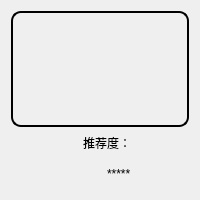
<?xml version="1.0" encoding="UTF-8"?>
<ui version="4.0">
 <class>MenuTable</class>
 <widget class="QWidget" name="MenuTable">
  <property name="geometry">
   <rect>
    <x>0</x>
    <y>0</y>
    <width>200</width>
    <height>200</height>
   </rect>
  </property>
  <property name="windowTitle">
   <string>Form</string>
  </property>
  <property name="styleSheet">
   <string notr="true">QLabel
{
	font: 9pt &quot;华光粗黑_CNKI&quot;;
}
QPushButton#addBt
{
	border-image: url(:/image/add-circle.png);
	border-radius:12px;
}
QPushButton#addBt:pressed
{
	background-color: rgb(0, 85, 127);
}
</string>
  </property>
  <layout class="QVBoxLayout" name="verticalLayout_2" stretch="3,1">
   <item>
    <widget class="QLabel" name="picLB">
     <property name="styleSheet">
      <string notr="true">border-radius:10px;
border:2px solid;
border-top-left-radius:1em;
border-top-right-radius:1em;
border-bottom-left-radius:1em;
border-bottom-right-radius:1em;</string>
     </property>
     <property name="text">
      <string/>
     </property>
    </widget>
   </item>
   <item>
    <layout class="QVBoxLayout" name="verticalLayout" stretch="1,1">
     <item>
      <layout class="QHBoxLayout" name="horizontalLayout">
       <item>
        <widget class="QLabel" name="nameLB">
         <property name="font">
          <font>
           <family>微软雅黑</family>
           <pointsize>10</pointsize>
           <weight>9</weight>
           <italic>false</italic>
           <bold>false</bold>
          </font>
         </property>
         <property name="styleSheet">
          <string notr="true">background-color: rgb(255, 174, 68，0.7);
font: 75 10pt &quot;微软雅黑&quot;;
color: rgb(3, 15, 191);
border-radius:4px;</string>
         </property>
         <property name="text">
          <string/>
         </property>
         <property name="alignment">
          <set>Qt::AlignCenter</set>
         </property>
        </widget>
       </item>
       <item>
        <spacer name="horizontalSpacer">
         <property name="orientation">
          <enum>Qt::Horizontal</enum>
         </property>
         <property name="sizeHint" stdset="0">
          <size>
           <width>18</width>
           <height>18</height>
          </size>
         </property>
        </spacer>
       </item>
       <item>
        <widget class="QLabel" name="tj2LB">
         <property name="styleSheet">
          <string notr="true">font: 9pt &quot;华文隶书&quot;;</string>
         </property>
         <property name="text">
          <string>推荐度：</string>
         </property>
        </widget>
       </item>
       <item>
        <spacer name="horizontalSpacer_2">
         <property name="orientation">
          <enum>Qt::Horizontal</enum>
         </property>
         <property name="sizeHint" stdset="0">
          <size>
           <width>40</width>
           <height>20</height>
          </size>
         </property>
        </spacer>
       </item>
      </layout>
     </item>
     <item>
      <layout class="QHBoxLayout" name="horizontalLayout_2" stretch="1,1,1,2">
       <item>
        <widget class="QLabel" name="priLB">
         <property name="minimumSize">
          <size>
           <width>30</width>
           <height>30</height>
          </size>
         </property>
         <property name="maximumSize">
          <size>
           <width>30</width>
           <height>30</height>
          </size>
         </property>
         <property name="styleSheet">
          <string notr="true"/>
         </property>
         <property name="text">
          <string/>
         </property>
         <property name="alignment">
          <set>Qt::AlignCenter</set>
         </property>
        </widget>
       </item>
       <item>
        <widget class="QLabel" name="label">
         <property name="minimumSize">
          <size>
           <width>30</width>
           <height>30</height>
          </size>
         </property>
         <property name="maximumSize">
          <size>
           <width>30</width>
           <height>30</height>
          </size>
         </property>
         <property name="styleSheet">
          <string notr="true">font: 9pt &quot;华文行楷&quot;;</string>
         </property>
         <property name="text">
          <string/>
         </property>
        </widget>
       </item>
       <item>
        <widget class="QLabel" name="tjLB">
         <property name="sizePolicy">
          <sizepolicy hsizetype="Preferred" vsizetype="Expanding">
           <horstretch>0</horstretch>
           <verstretch>0</verstretch>
          </sizepolicy>
         </property>
         <property name="minimumSize">
          <size>
           <width>30</width>
           <height>12</height>
          </size>
         </property>
         <property name="maximumSize">
          <size>
           <width>30</width>
           <height>12</height>
          </size>
         </property>
         <property name="text">
          <string>*****</string>
         </property>
        </widget>
       </item>
       <item>
        <widget class="QPushButton" name="addBt">
         <property name="sizePolicy">
          <sizepolicy hsizetype="Expanding" vsizetype="Expanding">
           <horstretch>0</horstretch>
           <verstretch>0</verstretch>
          </sizepolicy>
         </property>
         <property name="minimumSize">
          <size>
           <width>30</width>
           <height>30</height>
          </size>
         </property>
         <property name="maximumSize">
          <size>
           <width>30</width>
           <height>30</height>
          </size>
         </property>
         <property name="styleSheet">
          <string notr="true"/>
         </property>
         <property name="text">
          <string/>
         </property>
        </widget>
       </item>
      </layout>
     </item>
    </layout>
   </item>
  </layout>
 </widget>
 <resources/>
 <connections/>
</ui>
